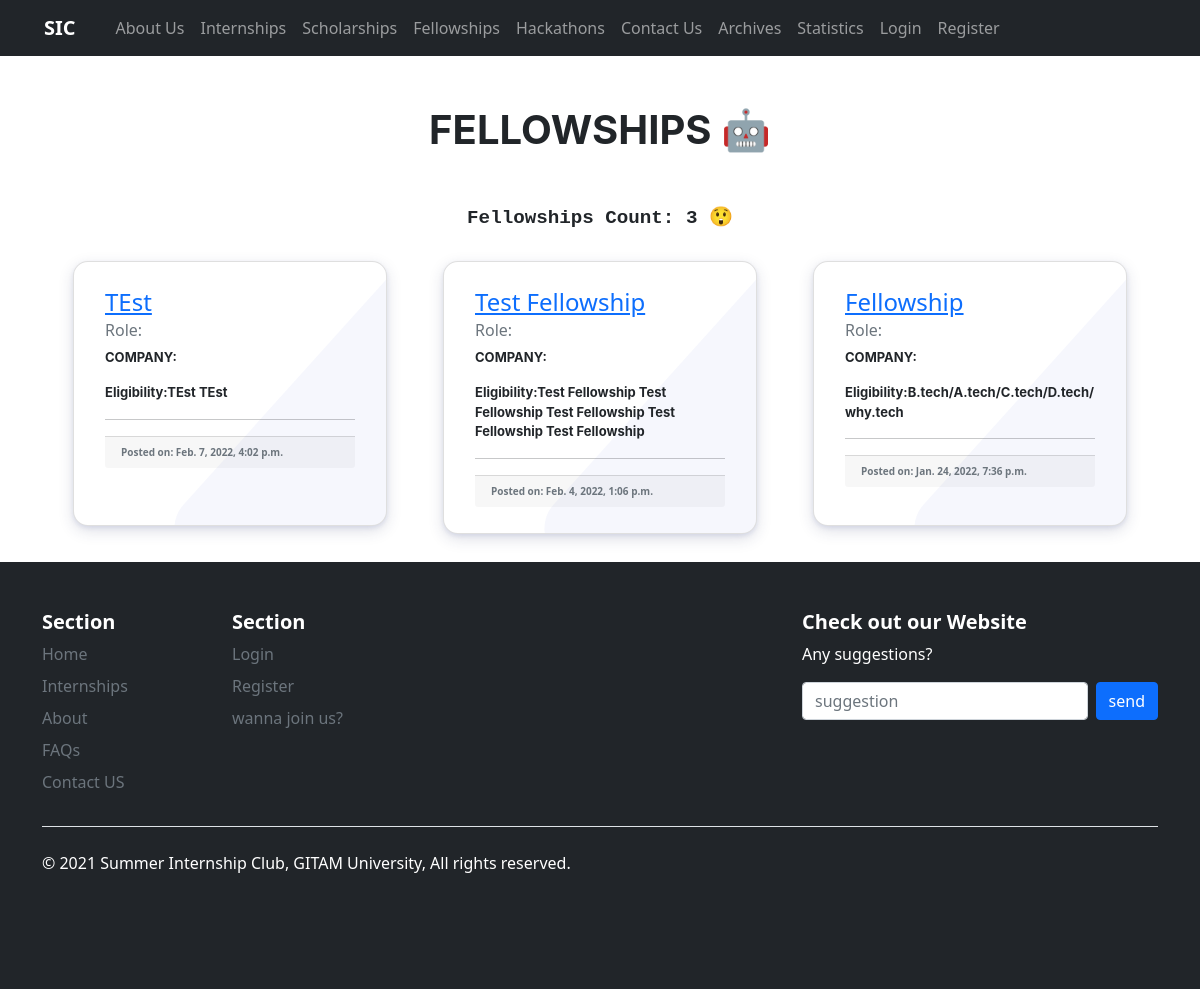
The page /fellowships/ on the database as committed earlier.
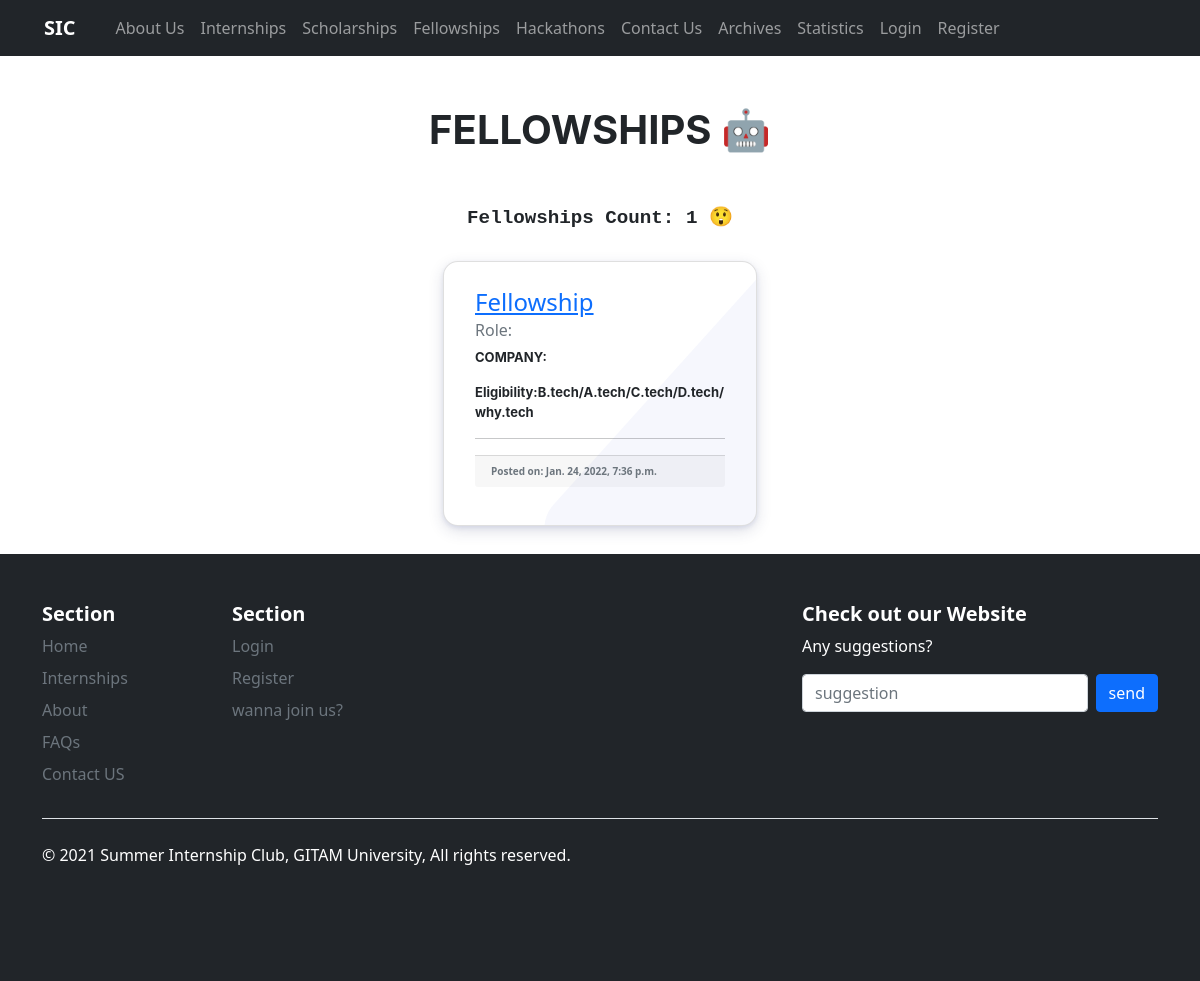
The same page on the database as committed later.
### page/models.py (models this page shows, shortened)
class Fellowships(models.Model):
    name = models.CharField(max_length=150)
    description = models.TextField()
    duration = models.CharField(max_length=35)
    eligibility = models.TextField()
    location_and_format = models.CharField(max_length=100)
    university_organization = models.CharField(max_length=100, null=True)
    funding = models.CharField(max_length=10, null=True)
    benifits = models.TextField()
    date_of_expiry = models.DateField()
    date_posted = models.DateTimeField(default=timezone.now, blank=False)
    referral_link = models.CharField(max_length=150)
    link_to_apply = models.CharField(max_length=150)

### page/views.py (the view)
# urls.py: path('fellowships/', views.fellowships, name='page-fellowships'),
def fellowships(request):
    context = {
        'count': Fellowships.objects.all().count(),
        'fellowships': Fellowships.objects.order_by('-date_posted')
    }
    return render(request, 'page/fellowships.html', context)

### page/templates/page/fellowships.html (shortened to what this page needs)
{% extends "page/base.html" %}
{% block content %}
{% load static %}
<div class="container">
  <div class="heading"><h1>FELLOWSHIPS 🤖</h1></div>
  <div class="count">Fellowships Count: {{ count }} 😲</div>
    <div class="fullcontainer">
        {% for post in fellowships %}
        <div class="grid">
            <div class="card cardtwo">
                <div class="hover_color_bubble"></div>
                <div class="card-body">
                    <h4><a href="{% url 'specific_fellowship' post.name %}">{{ post.name }}</a></h4>
                    <h6 class="card-subtitle mb-2 text-muted">Role: {{ post.role }}</h6>
                    <p class="card-text ">COMPANY:{{ post.comapny_org }}</p>
                    <p class="card-text">Eligibility:{{post.eligibility}}</p>
                    <hr>
                    <div class="card-footer text-muted" style="font-size:10px; text-align:left">Posted on: {{ post.date_posted }}
                    </div>
                </div>
            </div>
        </div>
        {% endfor %}
    </div>
</div>
{% endblock content %}

Rows that differ between the two databases and show on the page:
removed Fellowships: name "TEst", eligibility "TEst TEst", date_posted "Feb. 7, 2022, 4:02 p.m."
removed Fellowships: name "Test Fellowship", eligibility "Test Fellowship Test Fellowship Test Fellowship Test Fellowship Test Fellowship", date_posted "Feb. 4, 2022, 1:06 p.m."
Other text that changed with them:
{{ count }}: "3" → "1"
